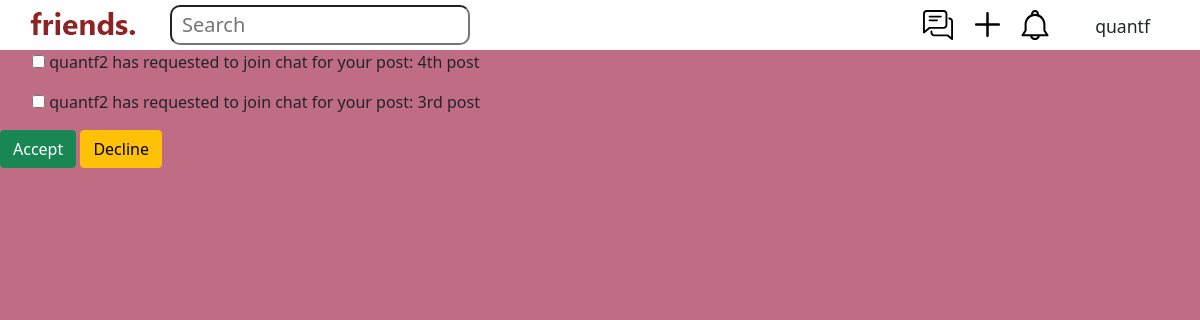
Page /notifications (signed in) on the earlier database version.
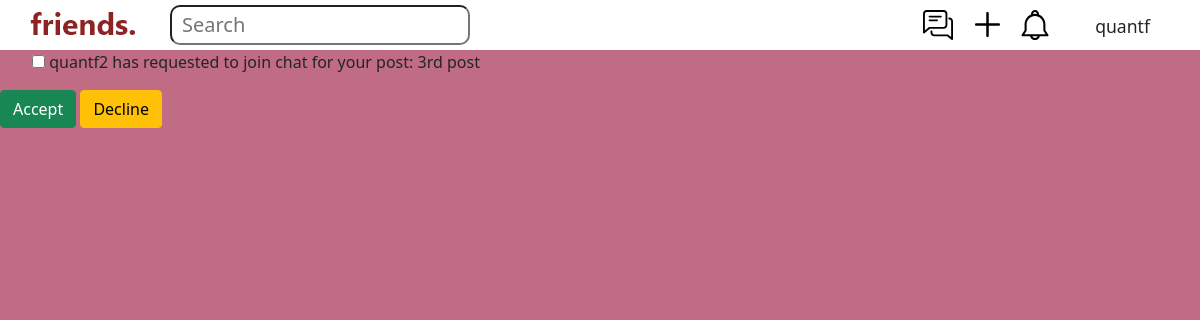
Same page on the later database version.
### main/models.py (models this page shows, shortened)
class Notifiable(PolymorphicModel):
	user = models.ForeignKey(User, on_delete=models.CASCADE)
	created_at = models.DateTimeField(auto_now_add=True)

class ThreadJoinRequestNotification(Notifiable):
	threadjoinrequest = models.OneToOneField(ThreadJoinRequest, on_delete=models.CASCADE)

class ThreadJoinRequest(models.Model):
	requester = models.ForeignKey(User, on_delete=models.CASCADE, related_name="requester_set")
	requestee = models.ForeignKey(User, on_delete=models.CASCADE, related_name="requestee_set")
	threadchat = models.ForeignKey(ThreadChat, on_delete=models.CASCADE)
	class Meta:
		unique_together = (("requester", "threadchat"),)

class ThreadChat(models.Model):
	thread = models.OneToOneField(Thread, on_delete=models.CASCADE)
	user_list = models.ManyToManyField(User)
	def __str__(self):
		return str(self.thread)

class Thread(models.Model):
	user = models.ForeignKey(User, on_delete=models.CASCADE)
	title = models.CharField(max_length=100, default='', blank=True)
	content = models.CharField(max_length=1000, default='', blank=True)
	tags = models.JSONField(default=list, null=True)
	location = models.CharField(max_length=30, default='General'),
	created_at = models.DateTimeField(auto_now_add=True)
	def __str__(self):
		return self.title
	class Meta:
		unique_together = (("title", "content"),)

### main/views.py (the view)
# urls.py: path("notifications", views.notifications, name="notifications"),
@login_required(login_url='/loginprompt/')
def notifications(response):
	nlist = response.user.notifiable_set.all()
	if response.method == "POST":
		accepted = response.POST.get("accepted") == "true"
		for n in nlist:
			if response.POST.get("notif" + str(n.id)) == "clicked":
				n.action(accepted)
		return HttpResponseRedirect("/notifications")
	return render(response, "main/notifications.html", {"nlist":nlist})

### main/templates/main/notifications.html (shortened to what this page needs)
{% extends 'main/base.html' %}
{% block content %}
	<form method="post" action="#">
		{% for n in nlist %}
			<ul>
				<input type="checkbox" name="notif{{n.id}}" value="clicked">
				<p class="joinchatrequest">{{n.threadjoinrequest.requester}} has requested to join chat for your post:
				{{n.threadjoinrequest.threadchat}}</p>
			</ul>
		{% endfor %}
		<button type="submit", name="accepted", value="true", class="btn btn-success">Accept</button>
		<button type="submit", name="declined", value="true", class="btn btn-warning">Decline</button>
	</form>
{% endblock %}

Differences in the rows shown:
removed ThreadJoinRequestNotification: threadjoinrequest.requester "quantf2", threadjoinrequest.threadchat "4th post"
